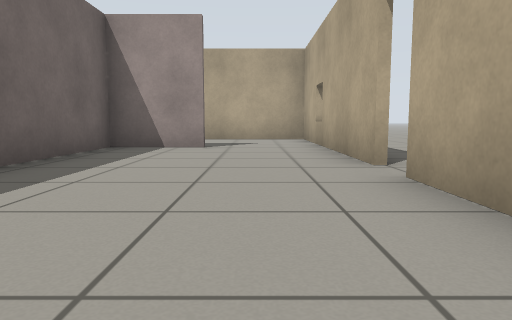
View 1 (above)

16 first-person views from a walk through a Gazebo world. The camera is 0.5 m above the floor, tilts 6° down and sees 70° across. The floor is counted in squares, 1 m on a side. Each view is taken from the middle of a square. On the plan, view 1 faces up. The plan holds only what a view shows up to about 9 squares ahead; the rest is blank. Simple patterns stand in for the simulator's built-in surfaces.

View 2
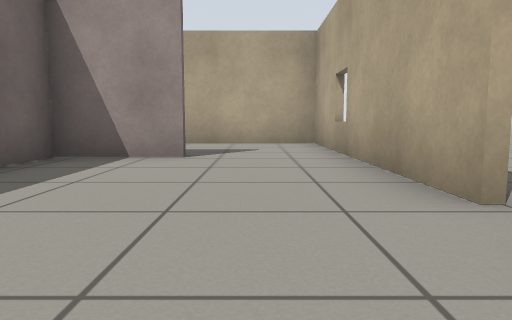

View 3
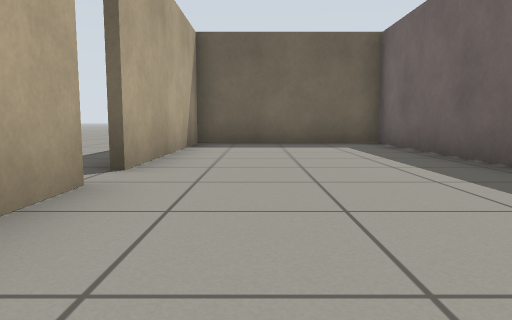

View 4
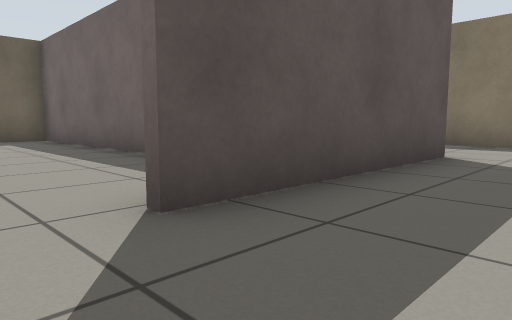

View 5
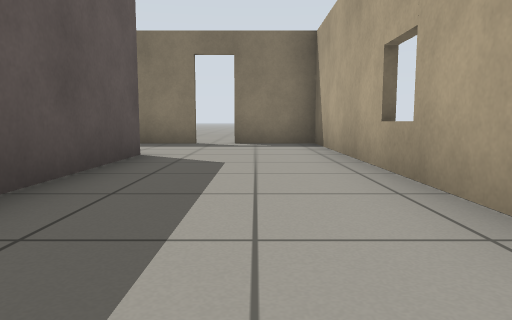

View 6
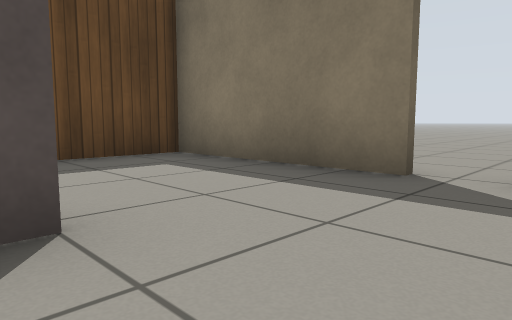

View 7
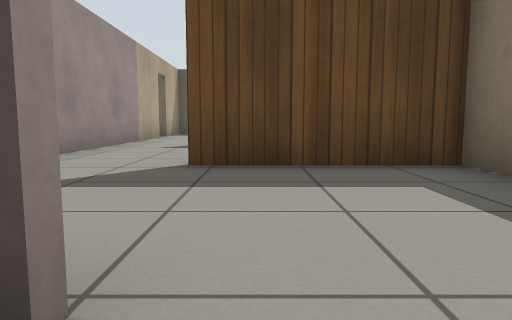

View 8
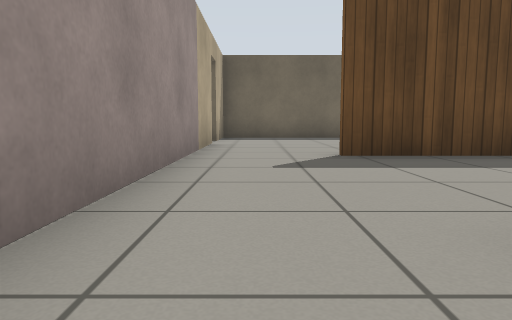

View 9
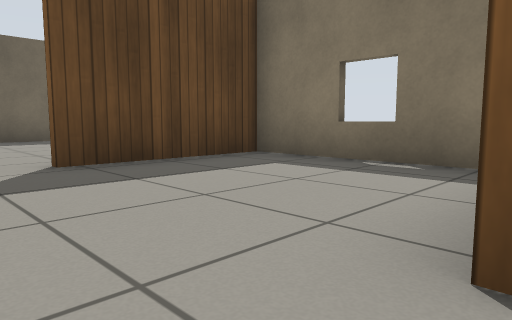

View 10
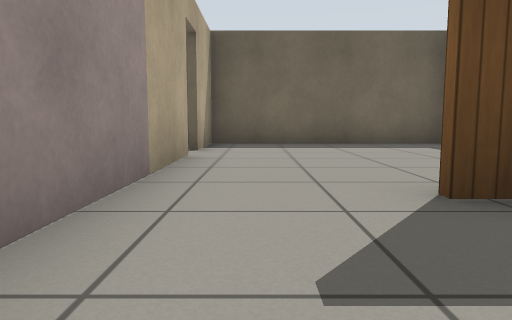

View 11
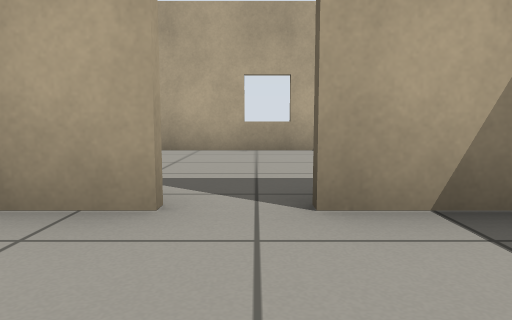

View 12
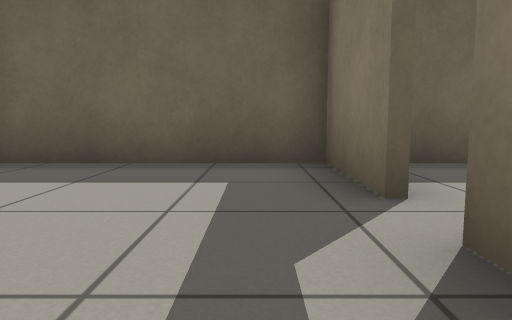

View 13
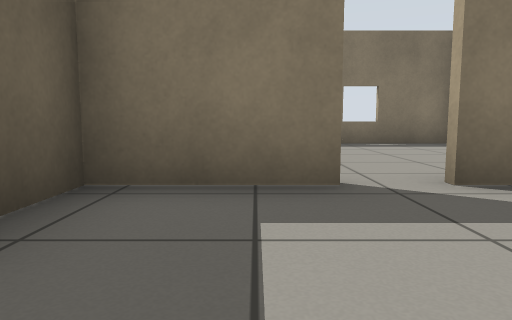

View 14
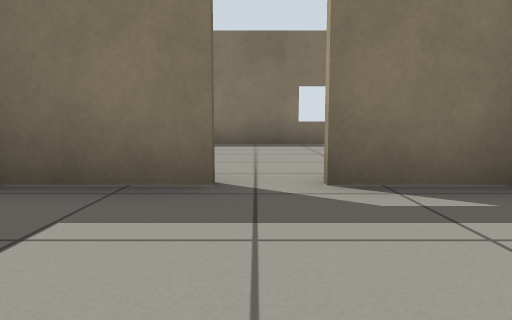

View 15
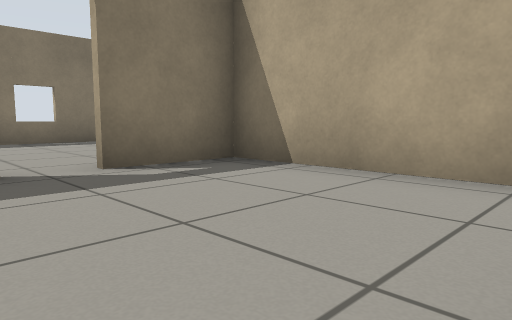

View 16
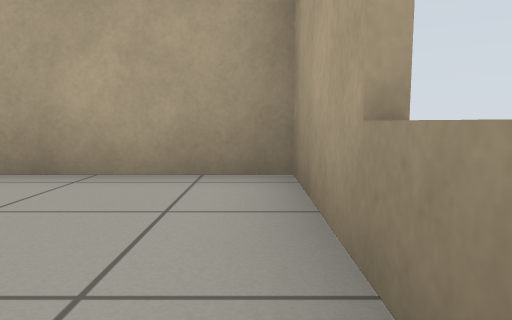

### Floor plan
Ten units are one square. View 1 is at (0, 0); x grows to the right and y downward. Boxes are objects, and circles mark ways between rooms. Rooms are numbered by the first view taken in them; rooms with no view inside come last. Other rooms are left out.
<svg viewBox="-88 -109 110 178">
<path fill="none" stroke="#000" d="M-10 -71 -28 -71 -28 10M14 -41 14 -104 -83 -104 -83 -85M-56 -73 -10 -73M-29 14 14 14M-83 -76 -83 -66M14 11 14 -34M-83 -66 -83 -39 -51 -39M-30 6 -30 -36M-83 -30 -83 3 -52 3M-30 35 -30 6M-83 6 -83 50M-83 63 -31 63M-30 64 -30 43M-28 42 -28 64M-28 10 -28 35M14 16 -29 16M14 51 14 11M-31 63 11 63"/>
<circle cx="-65" cy="-70" r="3" fill="#2a7"/>
<circle cx="-45" cy="-40" r="3" fill="#2a7"/>
<circle cx="-45" cy="0" r="3" fill="#2a7"/>
<circle cx="-30" cy="40" r="3" fill="#2a7"/>
<text x="-20" y="-50">1</text>
<text x="-50" y="-50">2</text>
<text x="-50" y="-20">3</text>
<text x="-60" y="30">4</text>
<text x="-10" y="30">5</text>
</svg>
Room 1 opens to room 2. Room 2 opens to room 3. Room 3 opens to room 4. Room 4 opens to room 5.

Where each view was taken, in squares from view 1:
view 1: 0 up, 0 right, facing up
view 2: 2 up, 0 right, facing up
view 3: 7 up, 0 right, facing down
view 4: 9 up, 0 right, facing down-left
view 5: 9 up, 0 right, facing left
view 6: 9 up, 5 left, facing down-left
view 7: 8 up, 6 left, facing down
view 8: 5 up, 4 left, facing down
view 9: 4 up, 4 left, facing down-left
view 10: 2 up, 4 left, facing down
view 11: 4 down, 5 left, facing right
view 12: 2 down, 2 left, facing down
view 13: 5 down, 0 right, facing left
view 14: 4 down, 0 right, facing left
view 15: 5 down, 1 right, facing up-left
view 16: 5 down, 1 right, facing up
